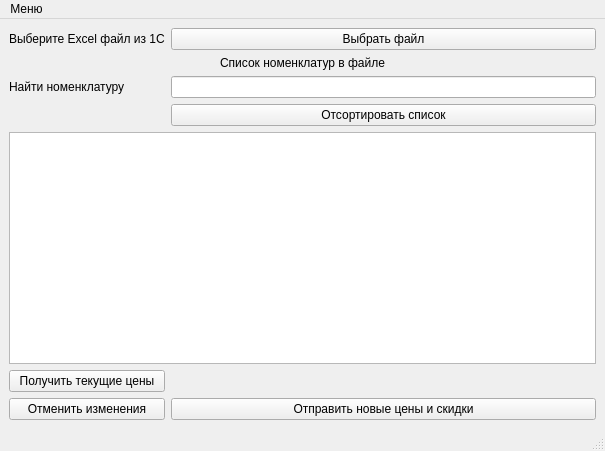
<?xml version="1.0" encoding="UTF-8"?>
<ui version="4.0">
 <class>ChangePrice</class>
 <widget class="QMainWindow" name="ChangePrice">
  <property name="geometry">
   <rect>
    <x>0</x>
    <y>0</y>
    <width>605</width>
    <height>451</height>
   </rect>
  </property>
  <property name="windowTitle">
   <string>MainWindow</string>
  </property>
  <widget class="QWidget" name="centralwidget">
   <layout class="QGridLayout" name="gridLayout">
    <item row="4" column="1">
     <widget class="QLabel" name="labelSearchLine">
      <property name="text">
       <string>Найти номенклатуру</string>
      </property>
     </widget>
    </item>
    <item row="8" column="2">
     <widget class="QPushButton" name="pushButtonPushPrice">
      <property name="text">
       <string>Отправить новые цены и скидки</string>
      </property>
     </widget>
    </item>
    <item row="7" column="1">
     <widget class="QPushButton" name="pushButtoGetCurPrice">
      <property name="text">
       <string>Получить текущие цены</string>
      </property>
     </widget>
    </item>
    <item row="0" column="1">
     <widget class="QLabel" name="labelChooseExcel">
      <property name="text">
       <string>Выберите Excel файл из 1С</string>
      </property>
     </widget>
    </item>
    <item row="2" column="1" colspan="2">
     <widget class="QLabel" name="labelTableListNom">
      <property name="text">
       <string>Список номенклатур в файле</string>
      </property>
      <property name="alignment">
       <set>Qt::AlignCenter</set>
      </property>
     </widget>
    </item>
    <item row="6" column="1" colspan="2">
     <widget class="QTableWidget" name="tableWidgetListNom"/>
    </item>
    <item row="8" column="1">
     <widget class="QPushButton" name="pushButtonCancel">
      <property name="text">
       <string>Отменить изменения</string>
      </property>
     </widget>
    </item>
    <item row="0" column="2">
     <widget class="QPushButton" name="pushButtonChoisExcel">
      <property name="text">
       <string>Выбрать файл</string>
      </property>
     </widget>
    </item>
    <item row="4" column="2">
     <widget class="QLineEdit" name="lineEditSearchInTable"/>
    </item>
    <item row="5" column="2">
     <widget class="QPushButton" name="pushButtonSortTable">
      <property name="text">
       <string>Отсортировать список</string>
      </property>
     </widget>
    </item>
   </layout>
  </widget>
  <widget class="QMenuBar" name="menubar">
   <property name="geometry">
    <rect>
     <x>0</x>
     <y>0</y>
     <width>605</width>
     <height>22</height>
    </rect>
   </property>
   <widget class="QMenu" name="menu">
    <property name="title">
     <string>Меню</string>
    </property>
    <addaction name="updateDB"/>
    <addaction name="separator"/>
    <addaction name="updateTokens"/>
   </widget>
   <addaction name="menu"/>
  </widget>
  <widget class="QStatusBar" name="statusbar"/>
  <action name="updateDB">
   <property name="text">
    <string>Обновить базу данных</string>
   </property>
  </action>
  <action name="updateTokens">
   <property name="text">
    <string>Обновить токены</string>
   </property>
  </action>
 </widget>
 <resources/>
 <connections/>
</ui>
